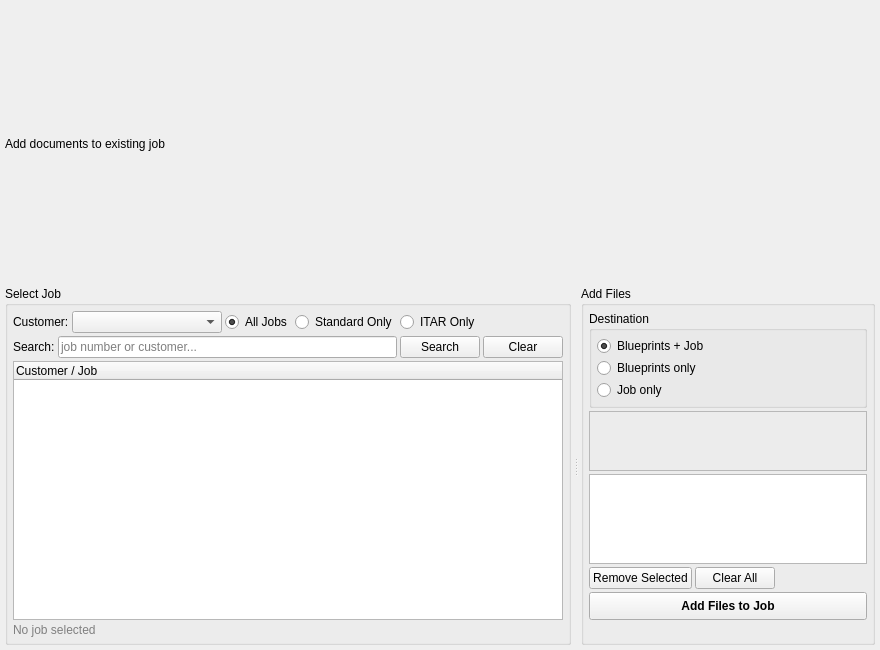
<?xml version="1.0" encoding="UTF-8"?>
<ui version="4.0">
 <class>AddToJobTab</class>
 <widget class="QWidget" name="AddToJobTab">
  <property name="geometry">
   <rect>
    <x>0</x>
    <y>0</y>
    <width>880</width>
    <height>650</height>
   </rect>
  </property>
  <layout class="QVBoxLayout" name="mainLayout">
   <property name="spacing">
    <number>3</number>
   </property>
   <property name="leftMargin">
    <number>5</number>
   </property>
   <property name="topMargin">
    <number>5</number>
   </property>
   <property name="rightMargin">
    <number>5</number>
   </property>
   <property name="bottomMargin">
    <number>5</number>
   </property>
   <item>
    <widget class="QLabel" name="titleLabel">
     <property name="text">
      <string>Add documents to existing job</string>
     </property>
    </widget>
   </item>
   <item>
    <widget class="QSplitter" name="mainSplitter">
     <property name="orientation">
      <enum>Qt::Horizontal</enum>
     </property>
     <widget class="QWidget" name="leftWidget" native="true">
      <layout class="QVBoxLayout" name="leftLayout">
       <property name="spacing">
        <number>3</number>
       </property>
       <property name="leftMargin">
        <number>0</number>
       </property>
       <property name="topMargin">
        <number>0</number>
       </property>
       <property name="rightMargin">
        <number>3</number>
       </property>
       <property name="bottomMargin">
        <number>0</number>
       </property>
       <item>
        <widget class="QGroupBox" name="selectJobGroup">
         <property name="title">
          <string>Select Job</string>
         </property>
         <layout class="QVBoxLayout" name="selectJobLayout">
          <property name="spacing">
           <number>3</number>
          </property>
          <property name="leftMargin">
           <number>5</number>
          </property>
          <property name="topMargin">
           <number>5</number>
          </property>
          <property name="rightMargin">
           <number>5</number>
          </property>
          <property name="bottomMargin">
           <number>5</number>
          </property>
          <item>
           <layout class="QHBoxLayout" name="filterLayout">
            <item>
             <widget class="QLabel" name="customerFilterLabel">
              <property name="text">
               <string>Customer:</string>
              </property>
             </widget>
            </item>
            <item>
             <widget class="QComboBox" name="add_customer_combo">
              <property name="minimumSize">
               <size>
                <width>150</width>
                <height>0</height>
               </size>
              </property>
             </widget>
            </item>
            <item>
             <widget class="QRadioButton" name="add_all_radio">
              <property name="text">
               <string>All Jobs</string>
              </property>
              <property name="checked">
               <bool>true</bool>
              </property>
             </widget>
            </item>
            <item>
             <widget class="QRadioButton" name="add_standard_radio">
              <property name="text">
               <string>Standard Only</string>
              </property>
             </widget>
            </item>
            <item>
             <widget class="QRadioButton" name="add_itar_radio">
              <property name="text">
               <string>ITAR Only</string>
              </property>
             </widget>
            </item>
            <item>
             <spacer name="horizontalSpacer">
              <property name="orientation">
               <enum>Qt::Horizontal</enum>
              </property>
              <property name="sizeHint" stdset="0">
               <size>
                <width>40</width>
                <height>20</height>
               </size>
              </property>
             </spacer>
            </item>
           </layout>
          </item>
          <item>
           <layout class="QHBoxLayout" name="searchLayout">
            <item>
             <widget class="QLabel" name="searchLabel">
              <property name="text">
               <string>Search:</string>
              </property>
             </widget>
            </item>
            <item>
             <widget class="QLineEdit" name="add_search_edit">
              <property name="placeholderText">
               <string>job number or customer...</string>
              </property>
             </widget>
            </item>
            <item>
             <widget class="QPushButton" name="search_btn">
              <property name="text">
               <string>Search</string>
              </property>
             </widget>
            </item>
            <item>
             <widget class="QPushButton" name="clear_search_btn">
              <property name="text">
               <string>Clear</string>
              </property>
             </widget>
            </item>
           </layout>
          </item>
          <item>
           <widget class="QTreeWidget" name="job_tree">
            <property name="columnCount">
             <number>1</number>
            </property>
            <column>
             <property name="text">
              <string>Customer / Job</string>
             </property>
            </column>
           </widget>
          </item>
          <item>
           <widget class="QLabel" name="selected_job_label">
            <property name="styleSheet">
             <string notr="true">color: gray;</string>
            </property>
            <property name="text">
             <string>No job selected</string>
            </property>
           </widget>
          </item>
         </layout>
        </widget>
       </item>
      </layout>
     </widget>
     <widget class="QWidget" name="rightWidget" native="true">
      <layout class="QVBoxLayout" name="rightLayout">
       <property name="spacing">
        <number>3</number>
       </property>
       <property name="leftMargin">
        <number>3</number>
       </property>
       <property name="topMargin">
        <number>0</number>
       </property>
       <property name="rightMargin">
        <number>0</number>
       </property>
       <property name="bottomMargin">
        <number>0</number>
       </property>
       <item>
        <widget class="QGroupBox" name="addFilesGroup">
         <property name="title">
          <string>Add Files</string>
         </property>
         <layout class="QVBoxLayout" name="addFilesLayout">
          <property name="spacing">
           <number>3</number>
          </property>
          <property name="leftMargin">
           <number>5</number>
          </property>
          <property name="topMargin">
           <number>5</number>
          </property>
          <property name="rightMargin">
           <number>5</number>
          </property>
          <property name="bottomMargin">
           <number>5</number>
          </property>
          <item>
           <widget class="QGroupBox" name="destinationGroup">
            <property name="title">
             <string>Destination</string>
            </property>
            <layout class="QVBoxLayout" name="destinationLayout">
             <property name="spacing">
              <number>2</number>
             </property>
             <property name="leftMargin">
              <number>5</number>
             </property>
             <property name="topMargin">
              <number>5</number>
             </property>
             <property name="rightMargin">
              <number>5</number>
             </property>
             <property name="bottomMargin">
              <number>5</number>
             </property>
             <item>
              <widget class="QRadioButton" name="dest_both_radio">
               <property name="text">
                <string>Blueprints + Job</string>
               </property>
               <property name="checked">
                <bool>true</bool>
               </property>
              </widget>
             </item>
             <item>
              <widget class="QRadioButton" name="dest_blueprints_radio">
               <property name="text">
                <string>Blueprints only</string>
               </property>
              </widget>
             </item>
             <item>
              <widget class="QRadioButton" name="dest_job_radio">
               <property name="text">
                <string>Job only</string>
               </property>
              </widget>
             </item>
            </layout>
           </widget>
          </item>
          <item>
           <widget class="QFrame" name="add_drop_zone">
            <property name="minimumSize">
             <size>
              <width>0</width>
              <height>60</height>
             </size>
            </property>
            <property name="frameShape">
             <enum>QFrame::StyledPanel</enum>
            </property>
            <property name="frameShadow">
             <enum>QFrame::Sunken</enum>
            </property>
           </widget>
          </item>
          <item>
           <widget class="QListWidget" name="add_files_list">
            <property name="maximumSize">
             <size>
              <width>16777215</width>
              <height>90</height>
             </size>
            </property>
           </widget>
          </item>
          <item>
           <layout class="QHBoxLayout" name="fileButtonsLayout">
            <item>
             <widget class="QPushButton" name="remove_add_btn">
              <property name="text">
               <string>Remove Selected</string>
              </property>
             </widget>
            </item>
            <item>
             <widget class="QPushButton" name="clear_add_btn">
              <property name="text">
               <string>Clear All</string>
              </property>
             </widget>
            </item>
            <item>
             <spacer name="horizontalSpacer_2">
              <property name="orientation">
               <enum>Qt::Horizontal</enum>
              </property>
              <property name="sizeHint" stdset="0">
               <size>
                <width>40</width>
                <height>20</height>
               </size>
              </property>
             </spacer>
            </item>
           </layout>
          </item>
          <item>
           <widget class="QPushButton" name="add_files_btn">
            <property name="styleSheet">
             <string notr="true">font-weight: bold; padding: 6px;</string>
            </property>
            <property name="text">
             <string>Add Files to Job</string>
            </property>
           </widget>
          </item>
          <item>
           <widget class="QLabel" name="add_status_label">
            <property name="text">
             <string/>
            </property>
           </widget>
          </item>
         </layout>
        </widget>
       </item>
      </layout>
     </widget>
    </widget>
   </item>
  </layout>
 </widget>
 <customwidgets>
  <customwidget>
   <class>DropZone</class>
   <extends>QFrame</extends>
   <header>dropzone_widget.h</header>
  </customwidget>
 </customwidgets>
 <resources/>
 <connections/>
</ui>
